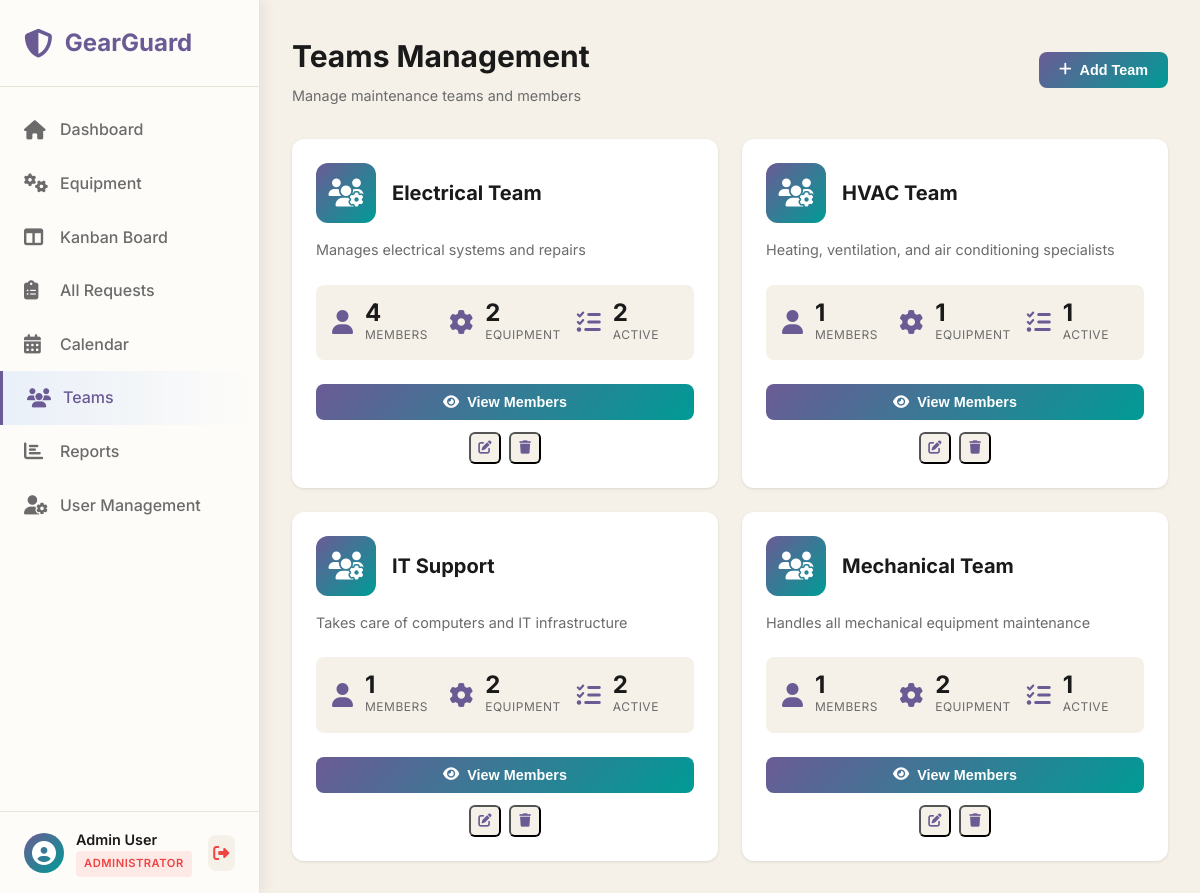
The app's page /pages/teams.php (signed in) with its own data.
### tables this page shows
CREATE TABLE `maintenance_teams` (
  `id` int(11) NOT NULL,
  `team_name` varchar(100) NOT NULL,
  `description` text DEFAULT NULL,
  `created_at` timestamp NOT NULL DEFAULT current_timestamp(),
  `updated_at` timestamp NOT NULL DEFAULT current_timestamp() ON UPDATE current_timestamp()
);

### php/config.php (called while the page is built, shortened)
<?php
function isLoggedIn()
{
    return isset($_SESSION['user_id']) && !empty($_SESSION['user_id']);
}
function hasRole($role)
{
    return isset($_SESSION['user_role']) && $_SESSION['user_role'] === $role;
}
function canPerform($action)
{
    $role = $_SESSION['user_role'];
    $permissions = [
        'admin' => [
            'view_all_equipment',
            'add_equipment',
            'edit_equipment',
            'delete_equipment',
            'view_all_requests',
            'create_request',
            'assign_request',
            'edit_request',
            'delete_request',
            'view_all_teams',
            'add_team',
            'edit_team',
            'delete_team',
            'view_reports',
            'manage_users'
        ],
        'manager' => [
            'view_all_equipment',
            'add_equipment',
            'edit_equipment',
            'view_all_requests',
            'create_request',
            'assign_request',
            'edit_request',
            'view_all_teams',
            'add_team',
            'view_reports'
        ],
        'technician' => [
            'view_all_equipment',
            'view_my_requests',
            'update_my_requests',
            'create_request',
            'view_my_team'
        ],
        'user' => [
            'create_request',
            'view_my_requests'
        ]
    ];
    return isset($permissions[$role]) && in_array($action, $permissions[$role]);
}
function getCurrentUser()
{
    return [
        'id' => $_SESSION['user_id'],
        'name' => $_SESSION['user_name'],
        'email' => $_SESSION['user_email'],
        'role' => $_SESSION['user_role']
    ];
}
function getRoleDisplayName($role)
{
    $roleNames = [
        'admin' => 'Administrator',
        'manager' => 'Manager',
        'technician' => 'Technician',
        'user' => 'User'
    ];
    return $roleNames[$role] ?? ucfirst($role);
}
function getRoleBadgeColor($role)
{
    $colors = [
        'admin' => 'red',
        'manager' => 'blue',
        'technician' => 'green',
        'user' => 'purple'
    ];
    return $colors[$role] ?? 'gray';
}
?>

### pages/teams.php (the view, shortened to what this page needs)
<?php
require_once '../php/config.php';
$user = getCurrentUser();
try {
    $stmt = $conn->query("
        SELECT
            mt.id,
            mt.team_name,
            mt.description,
            mt.created_at,
            COUNT(DISTINCT tm.user_id) as member_count,
            COUNT(DISTINCT e.id) as equipment_count,
            COUNT(DISTINCT mr.id) as active_requests
        FROM maintenance_teams mt
        LEFT JOIN team_members tm ON mt.id = tm.team_id
        LEFT JOIN equipment e ON mt.id = e.maintenance_team_id
        LEFT JOIN maintenance_requests mr ON e.id = mr.equipment_id AND mr.stage IN ('new', 'in_progress')
        GROUP BY mt.id
        ORDER BY mt.team_name ASC
    ");
    $teams = $stmt->fetchAll();
} catch (PDOException $e) {
    error_log("Teams list error: " . $e->getMessage());
    $teams = [];
}
?>
<!DOCTYPE html>
<html lang="en">
<head>
    <link rel="stylesheet" href="../css/dashboard.css">
    <link rel="stylesheet" href="../css/teams.css">
    <link rel="stylesheet" href="../css/modal.css">
    <link rel="stylesheet" href="https://cdnjs.cloudflare.com/ajax/libs/font-awesome/6.5.1/css/all.min.css">
</head>
<body>
    <aside class="sidebar" id="sidebar">
        <div class="sidebar-header">
            <div class="logo">
                <i class="fas fa-shield-alt"></i>
                <span>GearGuard</span>
            </div>
        </div>
        <nav class="sidebar-nav">
            <a href="dashboard.php" class="nav-item">
                <i class="fas fa-home"></i>
                <span>Dashboard</span>
            </a>
            <a href="equipment.php" class="nav-item">
                <i class="fas fa-cogs"></i>
                <span>Equipment</span>
            </a>
            <a href="kanban.php" class="nav-item">
                <i class="fas fa-columns"></i>
                <span>Kanban Board</span>
            </a>
            <a href="requests.php" class="nav-item">
                <i class="fas fa-clipboard-list"></i>
                <span>All Requests</span>
            </a>
            <a href="calendar.php" class="nav-item">
                <i class="fas fa-calendar-alt"></i>
                <span>Calendar</span>
            </a>
            <a href="teams.php" class="nav-item active">
                <i class="fas fa-users"></i>
                <span>Teams</span>
            </a>
            <a href="reports.php" class="nav-item">
                <i class="fas fa-chart-bar"></i>
                <span>Reports</span>
            </a>
            <?php if (hasRole('admin')): ?>
                <a href="users.php" class="nav-item">
                    <i class="fas fa-user-cog"></i>
                    <span>User Management</span>
                </a>
            <?php endif; ?>
        </nav>
        <div class="sidebar-footer">
            <div class="user-info">
                <div class="user-avatar">
                    <i class="fas fa-user-circle"></i>
                </div>
                <div class="user-details">
                    <p class="user-name"><?php echo htmlspecialchars($user['name']); ?></p>
                    <p class="user-role">
                        <span class="role-badge role-<?php echo getRoleBadgeColor($user['role']); ?>">
                            <?php echo getRoleDisplayName($user['role']); ?>
                        </span>
                    </p>
                </div>
            </div>
            <a href="../logout.php" class="logout-btn" title="Logout">
                <i class="fas fa-sign-out-alt"></i>
            </a>
        </div>
    </aside>
    <main class="main-content">
        <header class="top-header">
            <div>
                <h1>Teams Management</h1>
                <p class="dashboard-subtitle">Manage maintenance teams and members</p>
            </div>
            <div class="header-actions">
                <?php if (canPerform('add_team')): ?>
                    <button class="btn btn-primary" onclick="showAddTeamModal()">
                        <i class="fas fa-plus"></i>
                        Add Team
                    </button>
                <?php endif; ?>
            </div>
        </header>
        <section class="teams-grid">
            <?php if (empty($teams)): ?>
                <div class="empty-state">
                    <i class="fas fa-users"></i>
                    <h3>No Teams Found</h3>
                    <p>Start by creating your first maintenance team.</p>
                    <?php if (canPerform('add_team')): ?>
                        <button class="btn btn-primary" onclick="showAddTeamModal()">
                            <i class="fas fa-plus"></i>
                            Create First Team
                        </button>
                    <?php endif; ?>
                </div>
            <?php else: ?>
                <?php foreach ($teams as $team): ?>
                    <div class="team-card">
                        <div class="team-header">
                            <div class="team-icon">
                                <i class="fas fa-users-cog"></i>
                            </div>
                            <h3 class="team-name"><?php echo htmlspecialchars($team['team_name']); ?></h3>
                        </div>
                        <?php if ($team['description']): ?>
                            <p class="team-description"><?php echo htmlspecialchars($team['description']); ?></p>
                        <?php endif; ?>
                        <div class="team-stats">
                            <div class="stat-item">
                                <i class="fas fa-user"></i>
                                <div>
                                    <span class="stat-value"><?php echo $team['member_count']; ?></span>
                                    <span class="stat-label">Members</span>
                                </div>
                            </div>
                            <div class="stat-item">
                                <i class="fas fa-cog"></i>
                                <div>
                                    <span class="stat-value"><?php echo $team['equipment_count']; ?></span>
                                    <span class="stat-label">Equipment</span>
                                </div>
                            </div>
                            <div class="stat-item">
                                <i class="fas fa-tasks"></i>
                                <div>
                                    <span class="stat-value"><?php echo $team['active_requests']; ?></span>
                                    <span class="stat-label">Active</span>
                                </div>
                            </div>
                        </div>
                        <div class="team-actions">
                            <button class="btn btn-primary btn-block" onclick="viewTeamDetails(<?php echo $team['id']; ?>)">
                                <i class="fas fa-eye"></i>
                                View Members
                            </button>
                            <div class="action-buttons">
                                <?php if (canPerform('edit_team')): ?>
                                    <button class="btn-icon"
                                        onclick="editTeam(<?php echo $team['id']; ?>, '<?php echo htmlspecialchars($team['team_name']); ?>', '<?php echo htmlspecialchars($team['description'] ?? ''); ?>')"
                                        title="Edit Team">
                                        <i class="fas fa-edit"></i>
                                    </button>
                                <?php endif; ?>
                                <?php if (canPerform('delete_team')): ?>
                                    <button class="btn-icon btn-danger"
                                        onclick="confirmDeleteTeam(<?php echo $team['id']; ?>, '<?php echo htmlspecialchars($team['team_name']); ?>')"
                                        title="Delete Team">
                                        <i class="fas fa-trash"></i>
                                    </button>
                                <?php endif; ?>
                            </div>
                        </div>
                    </div>
                <?php endforeach; ?>
            <?php endif; ?>
        </section>
    </main>
</body>
</html>

### css/dashboard.css (style rules this page uses)
:root { --primary-text: #1A1A1A; --secondary-text: #4A4A4A; --muted-text: #6B6B6B; --bg-main: #F5F1E8; --bg-card: #FDFCFA; --bg-white: #FFFFFF; --border-color: #E8E4D9; --accent-purple: #6B5B95; --accent-teal: #009B95; --color-orange: #F59E0B; --color-red: #EF4444; --color-green: #10B981; --color-blue: #3B82F6; --primary-color: #6B5B95; --primary-dark: #5a4a7d; --secondary-color: #009B95; --success-color: #10b981; --warning-color: #f59e0b; --danger-color: #ef4444; --info-color: #3b82f6; --dark: #1A1A1A; --dark-light: #4A4A4A; --gray: #6B6B6B; --gray-light: #E8E4D9; --bg-color: #F5F1E8; --white: #ffffff; --sidebar-width: 260px; --header-height: 70px; }
* { margin: 0; padding: 0; box-sizing: border-box; }
body { font-family: 'Inter', -apple-system, BlinkMacSystemFont, 'Segoe UI', sans-serif; background: var(--bg-color); color: var(--dark); line-height: 1.6; }
.sidebar { position: fixed; left: 0; top: 0; bottom: 0; width: var(--sidebar-width); background: rgba(253, 252, 250, 0.95); backdrop-filter: blur(10px); box-shadow: 2px 0 15px rgba(26, 26, 26, 0.08); border-right: 1px solid var(--border-color); display: flex; flex-direction: column; z-index: 1000; transition: transform 0.3s ease; }
.sidebar-header { padding: 1.5rem; border-bottom: 1px solid var(--gray-light); display: flex; align-items: center; justify-content: space-between; }
.logo { display: flex; align-items: center; gap: 0.75rem; font-size: 1.5rem; font-weight: 700; color: var(--primary-color); }
.logo i { font-size: 1.8rem; }
.sidebar-nav { flex: 1; padding: 1rem 0; overflow-y: auto; }
.nav-item { display: flex; align-items: center; gap: 0.75rem; padding: 0.875rem 1.5rem; color: var(--gray); text-decoration: none; transition: all 0.3s; font-weight: 500; }
.nav-item i { font-size: 1.2rem; width: 24px; }
.nav-item.active { background: linear-gradient(90deg, rgba(59, 130, 246, 0.1) 0%, transparent 100%); color: var(--primary-color); border-left: 3px solid var(--primary-color); }
.sidebar-footer { padding: 1rem 1.5rem; border-top: 1px solid var(--gray-light); display: flex; align-items: center; gap: 1rem; }
.user-info { display: flex; align-items: center; gap: 0.75rem; flex: 1; }
.user-avatar { width: 40px; height: 40px; border-radius: 50%; background: linear-gradient(135deg, var(--accent-purple), var(--accent-teal)); display: flex; align-items: center; justify-content: center; color: var(--white); font-size: 1.5rem; }
.user-details { flex: 1; }
.user-name { font-weight: 600; font-size: 0.9rem; color: var(--dark); }
.user-role { font-size: 0.75rem; color: var(--gray); text-transform: capitalize; }
.logout-btn { width: 36px; height: 36px; border-radius: 8px; background: var(--bg-color); display: flex; align-items: center; justify-content: center; color: var(--danger-color); text-decoration: none; transition: all 0.3s; }
.main-content { margin-left: var(--sidebar-width); min-height: 100vh; padding: 2rem; }
.top-header { display: flex; align-items: center; justify-content: space-between; margin-bottom: 2rem; gap: 1rem; }
.top-header h1 { font-size: 1.875rem; font-weight: 700; }
.header-actions { display: flex; gap: 1rem; }
.action-buttons { display: grid; grid-template-columns: repeat(auto-fit, minmax(200px, 1fr)); gap: 1rem; }
.btn { display: inline-flex; align-items: center; gap: 0.5rem; padding: 0.625rem 1.25rem; border-radius: 8px; font-weight: 600; text-decoration: none; transition: all 0.3s; cursor: pointer; border: none; font-size: 0.9rem; }
.btn-primary { background: linear-gradient(135deg, var(--accent-purple), var(--accent-teal)); color: var(--white); }
.btn-icon { width: 32px; height: 32px; display: inline-flex; align-items: center; justify-content: center; border-radius: 6px; background: var(--bg-color); color: var(--primary-color); text-decoration: none; transition: all 0.3s; }
.dashboard-subtitle { font-size: 0.9rem; color: var(--gray); margin-top: 0.25rem; }
.role-badge { display: inline-block; padding: 0.25rem 0.5rem; border-radius: 4px; font-size: 0.7rem; font-weight: 600; text-transform: uppercase; letter-spacing: 0.5px; }
.role-red { background: rgba(239, 68, 68, 0.1); color: var(--danger-color); }

### records on screen
maintenance_teams: team_name "Electrical Team", description "Manages electrical systems and repairs", member_count "4", equipment_count "2", active_requests "2"
maintenance_teams: team_name "HVAC Team", description "Heating, ventilation, and air conditioning specialists", member_count "1", equipment_count "1", active_requests "1"
maintenance_teams: team_name "IT Support", description "Takes care of computers and IT infrastructure", member_count "1", equipment_count "2", active_requests "2"
maintenance_teams: team_name "Mechanical Team", description "Handles all mechanical equipment maintenance", member_count "1", equipment_count "2", active_requests "1"

### other values on screen
$user['name'] "Admin User"
getRoleDisplayName($user['role']) "ADMINISTRATOR"
